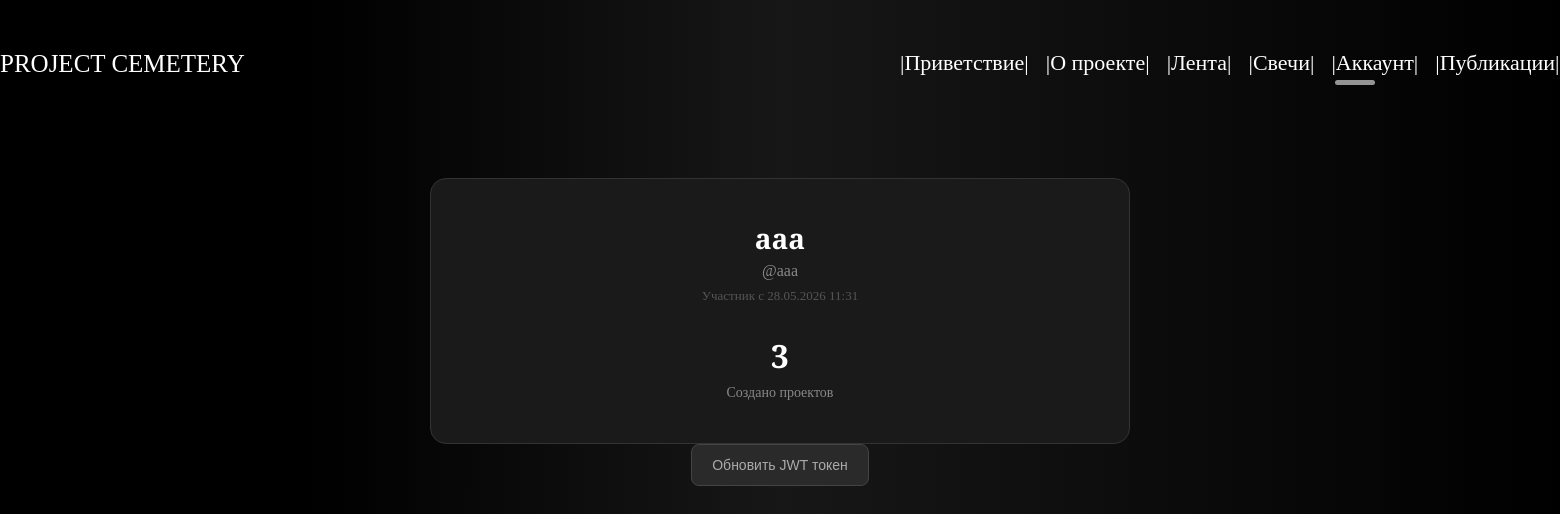
The app's page /aaa (signed in) with its own data.
### tables this page shows
CREATE TABLE users (
            id INTEGER PRIMARY KEY AUTOINCREMENT,
            name TEXT NOT NULL,
            username TEXT UNIQUE NOT NULL,
            password_hash TEXT NOT NULL,
            created_at TIMESTAMP DEFAULT CURRENT_TIMESTAMP
        );

### core_service/app.py (the view)
@app.route('/<username>')
@login_required
def user_profile(username):
    if session['username'] != username:
        return redirect(url_for('feed'))
    user = get_user_by_username(username)
    if not user:
        return redirect(url_for('feed'))
    user = dict(user)
    conn = get_db()
    cursor = conn.cursor()
    cursor.execute("SELECT COUNT(*) FROM projects WHERE user_id = ?", (user['id'],))
    user['projects_count'] = cursor.fetchone()[0]
    conn.close()
    return render_template('profile.html', user=user)

### core_service/app.py (called while the page is built)
def login_required(f):
    @wraps(f)
    def decorated(*args, **kwargs):
        if 'user_id' not in session:
            flash('Для доступа необходимо войти в систему.', 'warning')
            return redirect(url_for('login'))
        return f(*args, **kwargs)
    return decorated

@app.template_filter('msk')
def format_msk_time(date_str):
    if not date_str:
        return ""
    try:
        dt = datetime.strptime(date_str, "%Y-%m-%d %H:%M:%S")
        dt_msk = dt + timedelta(hours=3)
        return dt_msk.strftime("%d.%m.%Y %H:%M")
    except Exception as e:
        return date_str

@app.context_processor
def inject_auth():
    return {
        'is_logged_in': 'user_id' in session,
        'current_user': session.get('username', 'Гость')
    }

### core_service/database.py (called while the page is built)
def get_db():
    conn = sqlite3.connect(DB_NAME)
    conn.row_factory = sqlite3.Row
    return conn

def get_user_by_username(username):
    conn = get_db()
    cursor = conn.cursor()
    cursor.execute("SELECT id, name, username, created_at FROM users WHERE username = ?", (username,))
    user = cursor.fetchone()
    conn.close()
    return user

### core_service/templates/profile.html (shortened to what this page needs)
<!doctype html>
<html lang="ru">
<head>
    <link rel="stylesheet" href="{{ url_for('static', filename='css/main.css') }}">
    <link rel="stylesheet" href="{{ url_for('static', filename='css/profile.css') }}">
</head>
<body>
<div class="wrapper">
    <header class="container">
        <span class="logo"> Project Cemetery</span>
        <nav>
            <ul>
                <li><a href="/">|Приветствие|</a></li>
                <li><a href="/about">|О проекте|</a></li>
                <li><a href="/feed">|Лента|</a></li>
                <li><a href="/candles">|Свечи|</a></li>
                <li class="active"><a href="/{{ session.username }}">|Аккаунт|</a></li>
                <li><a href="/publications">|Публикации|</a></li>
            </ul>
        </nav>
    </header>
    <div class="container profile-container">
        <div class="profile-card">
            <div class="profile-header">
                <div class="profile-info">
                    <h1>{{ user.name }}</h1>
                    <p class="username">@{{ user.username }}</p>
                    <p class="joined">Участник с {{ user.created_at | msk }}</p>
                </div>
            </div>
                <div class="stat-box">
                    <span class="stat-num">{{ user.projects_count }}</span>
                    <span class="stat-label">Создано проектов</span>
                </div>
            </div>
            <div class="profile-actions">
                <form action="/{{ user.username }}/refresh-token" method="POST" class="token-form">
                    <button type="submit" name="refresh_token" class="btn-token">
                        Обновить JWT токен
                    </button>
                </form>
            </div>
        </div>
    </div>
</body>
</html>

### core_service/static/css/main.css (style rules this page uses)
* { margin: 0; padding: 0; }
body { font-family: "Playfair Display", serif; font-weight: 400; color:#fff; font-size: 22px; background: linear-gradient(90deg,rgba(0, 0, 0, 1) 0%, rgba(0, 0, 0, 1) 20%, rgba(23, 23, 23, 1) 50%, rgba(9, 9, 9, 1) 80%, rgba(0, 0, 0, 1) 100%); }
a { text-decoration: none; }
.wrapper { background: linear-gradient(90deg,rgba(0, 0, 0, 1) 0%, rgba(0, 0, 0, 1) 20%, rgba(23, 23, 23, 1) 50%, rgba(9, 9, 9, 1) 80%, rgba(0, 0, 0, 1) 100%); width: 100%; }
.container { width: 1800px; margin: 0 auto; }
header { padding: 50px 0; }
header .logo { text-transform: uppercase; font-size: 25px; font-weight: 500; }
header nav { float: right; width: 50%; }
header nav ul { list-style: none; display: flex; justify-content: space-between; z-index: 2; position: relative; }
header nav ul li { display: inline-block; }
header nav ul li a { color: white; }
header nav ul li.active::after { content: ''; display: block; width: 40px; height: 5px; background: #949494; border-radius: 10px; position: relative; top: 4px; left: 4px; }

### core_service/static/css/profile.css (style rules this page uses)
.profile-container { max-width: 700px; margin: 50px auto; padding: 0 20px; }
.profile-card { background: #1a1a1a; border: 1px solid #333; border-radius: 16px; padding: 40px; text-align: center; }
.profile-header { margin-bottom: 30px; }
.profile-info h1 { margin: 0; color: #fff; font-size: 28px; }
.username { color: #888; margin: 5px 0 0; font-size: 16px; }
.joined { color: #555; margin: 8px 0 0; font-size: 13px; }
.stat-num { display: block; font-size: 32px; font-weight: bold; color: #fff; }
.stat-label { color: #888; font-size: 14px; }
.profile-actions { display: flex; gap: 15px; justify-content: center; flex-wrap: wrap; }
.token-form { margin: 0; }
.btn-token { background: #2a2a2a; color: #aaa; border: 1px solid #444; padding: 12px 20px; border-radius: 8px; cursor: pointer; transition: all 0.3s; font-size: 14px; }

### records on screen
users: name "aaa", username "aaa", created_at|msk "28.05.2026 11:31"

### other values on screen
{{ user.projects_count }} "3"
